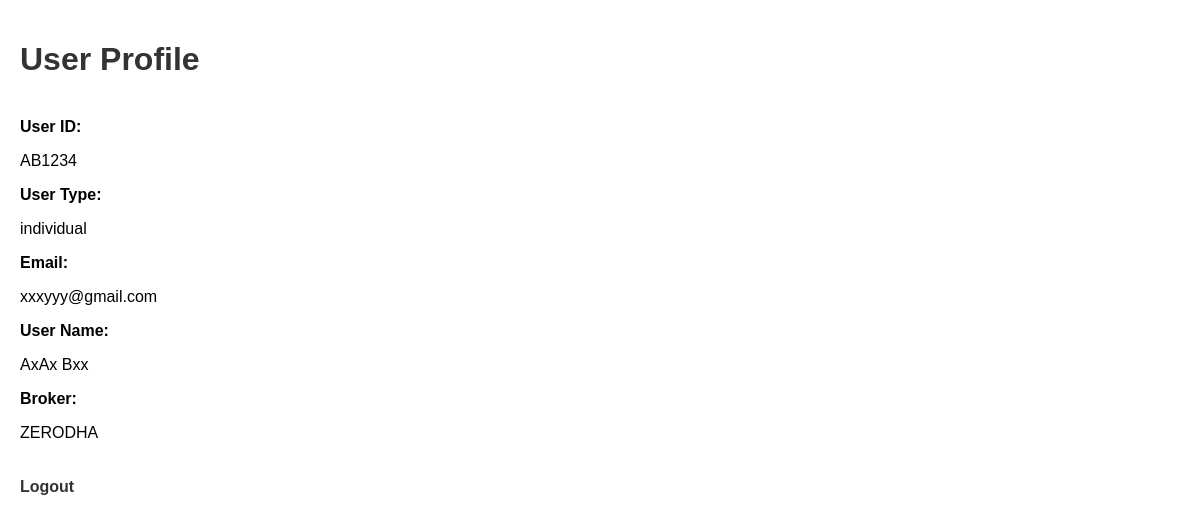
Screenshot of /profile (signed in) with the database file from the repository.
### tables this page shows
CREATE TABLE profile (
            user_id TEXT,
            user_type TEXT,
            email TEXT,
            user_name TEXT,
            broker TEXT,
            password TEXT
        );

### app.py (the view)
@app.route('/profile')
def profile():
    if 'username' not in session:
        return redirect('/signin')  # Redirect to signin page if not authenticated
    conn = get_db_connection()
    cursor = conn.cursor()
    cursor.execute("SELECT * FROM profile WHERE user_id = ?", (session['username'],))
    user_profile = cursor.fetchone()
    conn.close()
    return render_template('profile.html', user_profile=user_profile)

### app.py (called while the page is built)
def get_db_connection():
    conn = sqlite3.connect('database/truebacon.db')
    conn.row_factory = sqlite3.Row
    return conn

### templates/profile.html (shortened to what this page needs)
<!DOCTYPE html>
<html lang="en">
<head>
</head>
<body>
    <h1>User Profile</h1>
    <div class="profile-info">
        <label>User ID:</label>
        <p>{{ user_profile.user_id }}</p>
        <label>User Type:</label>
        <p>{{ user_profile.user_type }}</p>
        <label>Email:</label>
        <p>{{ user_profile.email }}</p>
        <label>User Name:</label>
        <p>{{ user_profile.user_name }}</p>
        <label>Broker:</label>
        <p>{{ user_profile.broker }}</p>
    </div>
    <a href="/signin" class="logout-link">Logout</a>
</body>
</html>

### templates/profile.html (style rules this page uses)
body { font-family: Arial, sans-serif; margin: 20px; display: flex; flex-direction: column; }
h1 { color: #333; margin-bottom: 20px; }
.profile-info { margin-top: 20px; }
label { font-weight: bold; }
.logout-link { text-decoration: none; color: #333; margin-top: 20px; font-weight: bold; }

### rows the page displays
profile: user_id "AB1234", user_type "individual", email "xxxyyy@gmail.com", user_name "AxAx Bxx", broker "ZERODHA"
